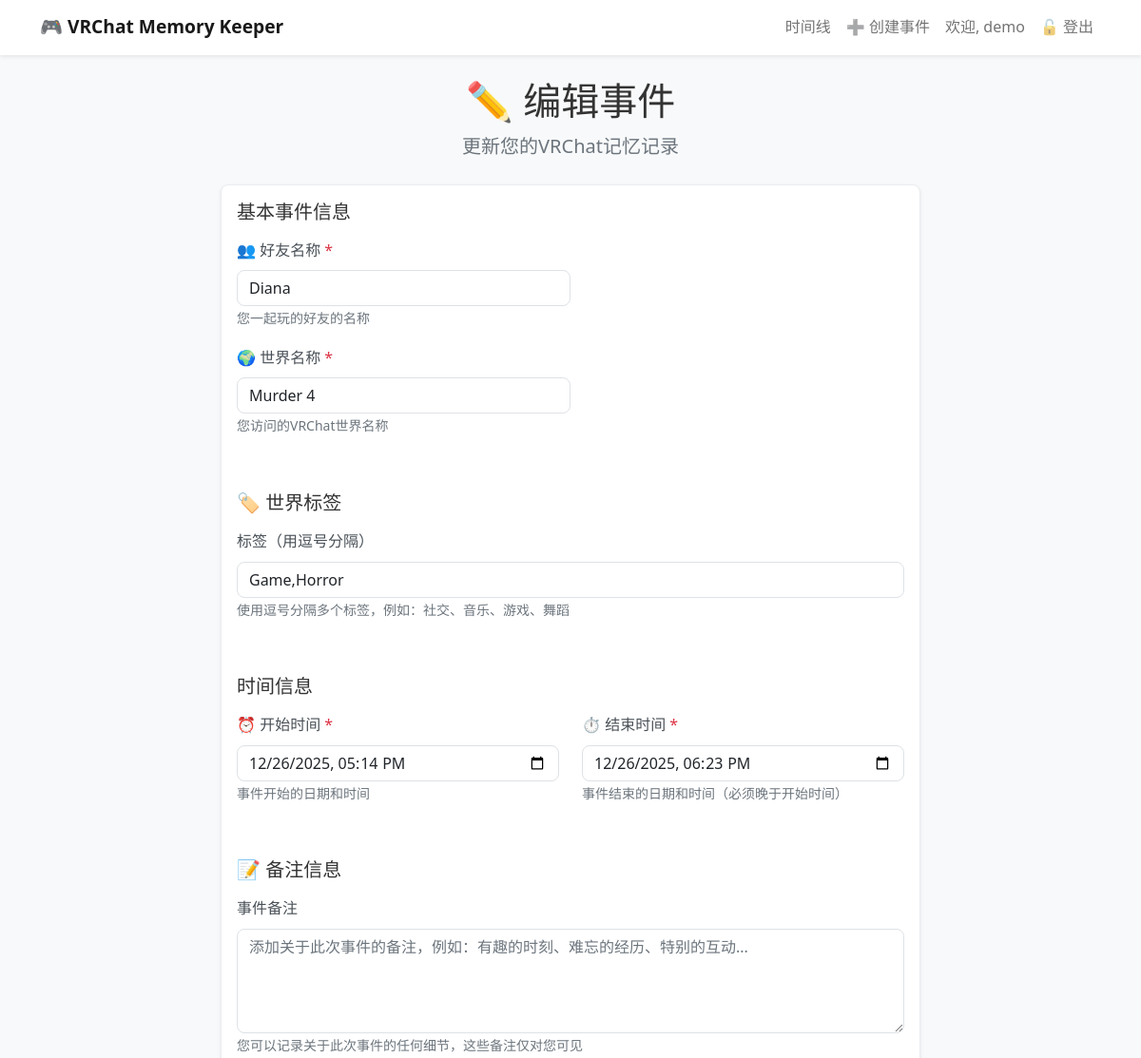
/event/1/edit (signed in, upper part), run on an earlier commit of the app's database.
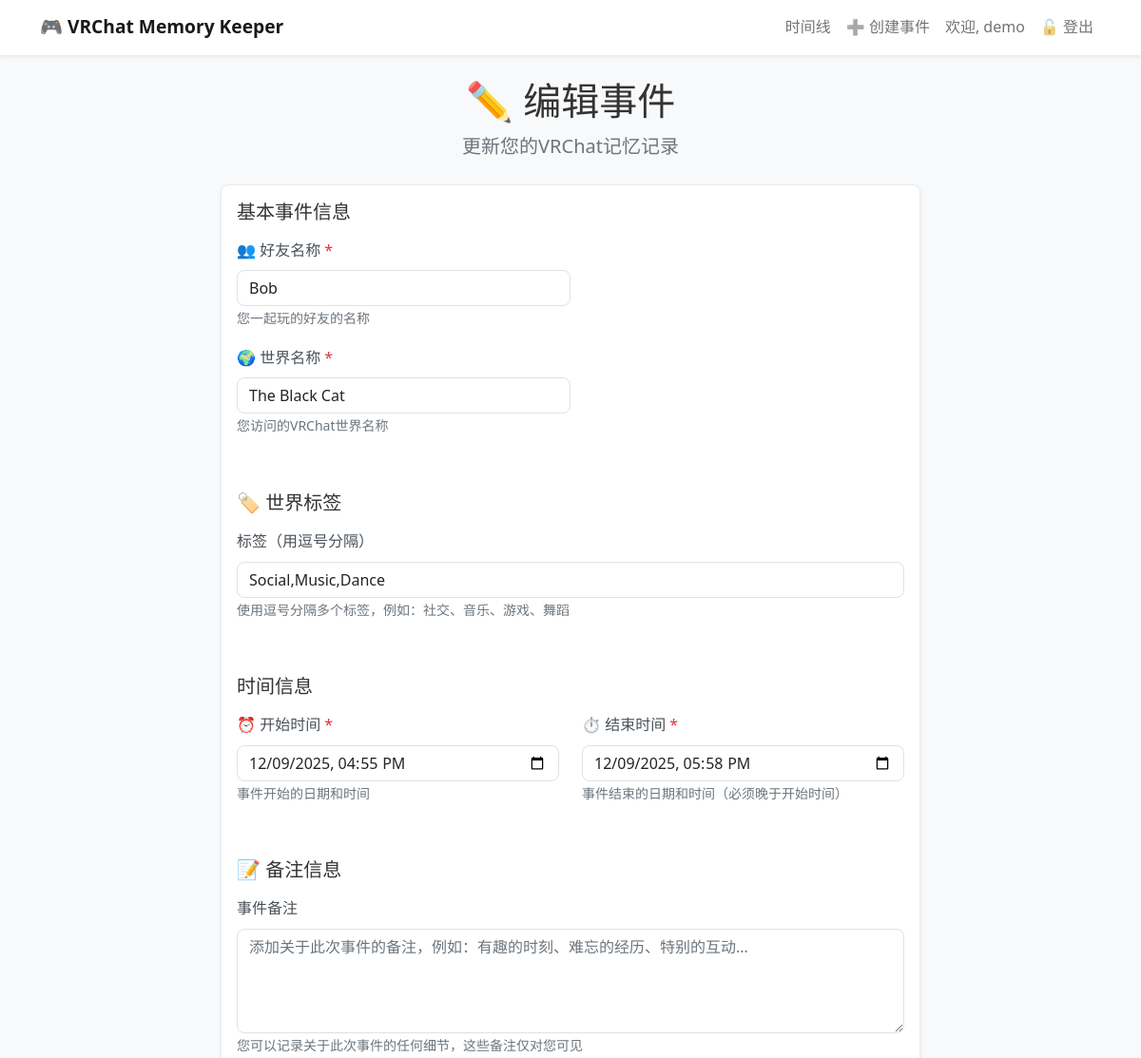
And on a later commit of the database.
### app.py (models this page shows)
class SharedEvent(db.Model):
    id = db.Column(db.Integer, primary_key=True)
    user_id = db.Column(db.Integer, db.ForeignKey('user.id'), nullable=False)
    world_id = db.Column(db.Integer, db.ForeignKey('world.id'), nullable=False)
    friend_name = db.Column(db.String(80), nullable=False)
    start_time = db.Column(db.DateTime, nullable=False)
    end_time = db.Column(db.DateTime)
    duration = db.Column(db.Integer)  # 持续时间（秒）
    notes = db.Column(db.Text, nullable=True)  # 事件备注
    likes = db.Column(db.Integer, default=0)  # 点赞数
    custom_tags = db.relationship(
        'EventTag',
        backref='event',
        lazy=True,  # 懒加载
        cascade='all, delete-orphan'  # 级联删除
    )

class World(db.Model):
    id = db.Column(db.Integer, primary_key=True)
    world_name = db.Column(db.String(200), nullable=False)
    world_id = db.Column(db.String(100), unique=True)
    tags = db.Column(db.Text)  # 以逗号分隔的标签字符串
    events = db.relationship('SharedEvent', backref='world', lazy=True)

### app.py (the view, shortened to what this page needs)
@app.route('/event/<int:event_id>/edit', methods=['GET', 'POST'])
@login_required
def edit_event(event_id):
    event = SharedEvent.query.get_or_404(event_id)
    if event.user_id != current_user.id:
        return redirect(url_for('index'))
    event.start_time_formatted = event.start_time.strftime('%Y-%m-%dT%H:%M')
    event.end_time_formatted = event.end_time.strftime('%Y-%m-%dT%H:%M')
    return render_template('edit_event.html', event=event)

### app.py (called while the page is built)
@login_manager.user_loader
def load_user(user_id):
    return User.query.get(int(user_id))

### templates/edit_event.html (shortened to what the changed rows need)
{% extends 'base.html' %}
{% block content %}
    <main class="event-form-page" role="main">
        <header class="page-header mb-4" role="banner">
            <h1 class="text-center">✏️ 编辑事件</h1>
        </header>
        <div class="row justify-content-center">
            <div class="col-lg-8">
                <section class="card shadow-sm" role="region" aria-labelledby="form-heading">
                    <div class="card-body">
                        <form method="POST" action="{{ url_for('edit_event', event_id=event.id) }}" role="form" aria-label="编辑事件表单">
                            <div class="row g-3">
                                <fieldset class="col-md-12 mb-4" aria-labelledby="basic-info-legend" role="group">
                                    <div class="col-md-6 mb-3">
                                        <label for="friend_name" class="form-label">
                                            <span aria-hidden="true">👥</span> 好友名称 <span class="text-danger" aria-hidden="true">*</span>
                                        </label>
                                        <input type="text" class="form-control" id="friend_name" name="friend_name"
                                               value="{{ event.friend_name }}"
                                               required aria-required="true" autocomplete="off"
                                               aria-describedby="friend-help"
                                               placeholder="输入好友的用户名或昵称">
                                        <small id="friend-help" class="form-text text-muted">
                                            您一起玩的好友的名称
                                        </small>
                                    </div>
                                    <div class="col-md-6 mb-3">
                                        <label for="world_name" class="form-label">
                                            <span aria-hidden="true">🌍</span> 世界名称 <span class="text-danger" aria-hidden="true">*</span>
                                        </label>
                                        <input type="text" class="form-control" id="world_name" name="world_name"
                                               value="{{ event.world.world_name }}"
                                               required aria-required="true" autocomplete="off"
                                               aria-describedby="world-help"
                                               placeholder="输入VRChat世界的名称">
                                        <small id="world-help" class="form-text text-muted">
                                            您访问的VRChat世界名称
                                        </small>
                                    </div>
                                </fieldset>
                                <fieldset class="col-md-12 mb-4" aria-labelledby="tags-legend" role="group">
                                    <div class="mb-3">
                                        <label for="world_tags" class="form-label">
                                            标签（用逗号分隔）
                                        </label>
                                        <input type="text" class="form-control" id="world_tags" name="world_tags"
                                               value="{{ event.world.tags }}"
                                               autocomplete="off"
                                               aria-describedby="tags-help"
                                               placeholder="Social,Music,Dance,Game">
                                        <small id="tags-help" class="form-text text-muted">
                                            使用逗号分隔多个标签，例如：社交、音乐、游戏、舞蹈
                                        </small>
                                    </div>
                                </fieldset>
                                <fieldset class="col-md-12 mb-4" aria-labelledby="time-legend" role="group">
                                    <div class="row">
                                        <div class="col-md-6 mb-3">
                                            <label for="start_time" class="form-label">
                                                <span aria-hidden="true">⏰</span> 开始时间 <span class="text-danger" aria-hidden="true">*</span>
                                            </label>
                                            <input type="datetime-local" class="form-control" id="start_time" name="start_time"
                                                   value="{{ event.start_time_formatted }}"
                                                   required aria-required="true"
                                                   aria-describedby="start-help"
                                                   aria-label="选择开始日期和时间"
                                                   autocomplete="off">
                                            <small id="start-help" class="form-text text-muted">
                                                事件开始的日期和时间
                                            </small>
                                        </div>
                                        <div class="col-md-6 mb-3">
                                            <label for="end_time" class="form-label">
                                                <span aria-hidden="true">⏱️</span> 结束时间 <span class="text-danger" aria-hidden="true">*</span>
                                            </label>
                                            <input type="datetime-local" class="form-control" id="end_time" name="end_time"
                                                   value="{{ event.end_time_formatted }}"
                                                   required aria-required="true"
                                                   aria-describedby="end-help"
                                                   aria-label="选择结束日期和时间"
                                                   autocomplete="off">
                                            <small id="end-help" class="form-text text-muted">
                                                事件结束的日期和时间（必须晚于开始时间）
                                            </small>
                                        </div>
                                    </div>
                                </fieldset>
                            </div>
                        </form>
                    </div>
                </section>
            </div>
        </div>
    </main>
{% endblock %}

What changed in the data, as far as the page shows it:
no longer on this page (row unchanged): World: world_name "Murder 4", world_tags "Game,Horror"
changed SharedEvent: friend_name "Diana" → "Bob"
now on this page (row unchanged): World: world_name "The Black Cat", world_tags "Social,Music,Dance"
Also different on the page:
form field start_time: "12/26/2025 17:14" → "12/09/2025 16:55"
form field end_time: "12/26/2025 18:23" → "12/09/2025 17:58"
